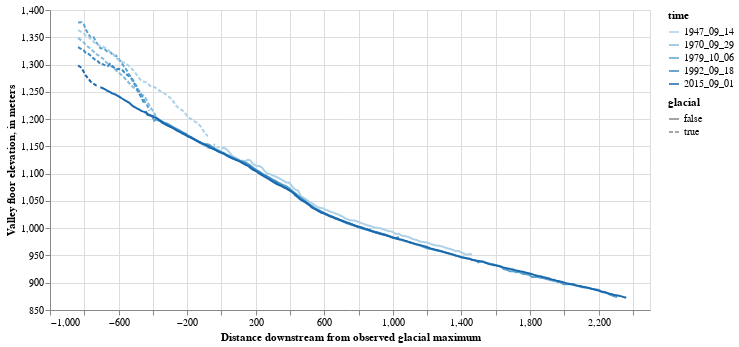

Notebook cell for this chart:
### Markdown cell above
Plot elevation profiles (small)

### Code cell
src = combined_gdf[[ "time", "path_distance_from_glacier", "elevation", "glacial"]].reset_index()
src['time'] = src['time'].apply(lambda x: x.strftime(strip_time_format))

alt.Chart(
    src
).mark_line().encode(
    alt.X("path_distance_from_glacier:Q", title="Distance downstream from observed glacial maximum"),
    alt.Y("elevation:Q", scale=alt.Scale(zero=False), impute=alt.ImputeParams(value=None), title="Valley floor elevation, in meters"),
    alt.Color("time:O"),
    alt.StrokeDash('glacial:N')
).properties(
    width = 600,
    # height = 600
)

### Figure 1 — Vega-Lite specification as saved in the notebook (floating-point values rounded to 4 significant figures; data arrays with more than 128 entries replaced by an {"elided": "..."} marker saying what was removed)
{"config": {"view": {"continuousWidth": 400, "continuousHeight": 300}}, "data": {"name": "data-b5b1e4f1c63d0eb593ccbeedba66722c"}, "mark": "line", "encoding": {"color": {"field": "time", "type": "ordinal"}, "strokeDash": {"field": "glacial", "type": "nominal"}, "x": {"field": "path_distance_from_glacier", "title": "Distance downstream from observed glacial maximum", "type": "quantitative"}, "y": {"field": "elevation", "impute": {"value": null}, "scale": {"zero": false}, "title": "Valley floor elevation, in meters", "type": "quantitative"}}, "width": 600, "$schema": "https://vega.github.io/schema/vega-lite/v4.17.0.json", "datasets": {"data-b5b1e4f1c63d0eb593ccbeedba66722c": {"elided": "980 records"}}}
